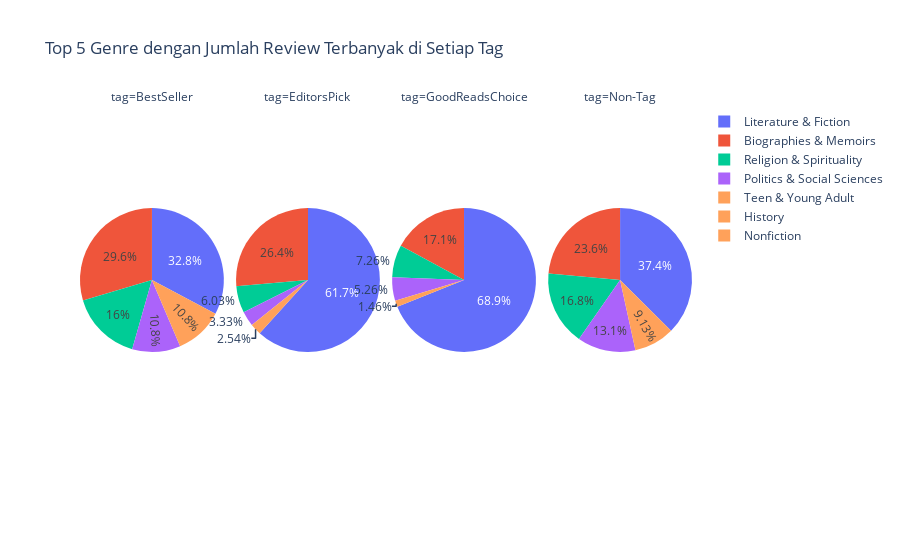

The cell this chart's notebook holds for it:
### Markdown cell above
Saya memilih pie chart untuk menjelaskan distribusi jumlah review berdasarkan genre karena visualisasi ini efektif dalam menunjukkan proporsi setiap genre terhadap total review di setiap tag. Pie chart memudahkan perbandingan antara genre dengan jelas, sehingga pembaca dapat dengan cepat memahami kontribusi masing-masing genre tanpa harus menganalisis angka secara mendetail. Selain itu, kesederhanaan pie chart menjadikannya mudah dipahami oleh berbagai audiens, menjadikan informasi lebih jelas dan menarik.

### Code cell
# Menentukan kategori tag
df['tag'] = 'Non-Tag'
df.loc[df['isBestSeller'], 'tag'] = 'BestSeller'
df.loc[df['isEditorsPick'], 'tag'] = 'EditorsPick'
df.loc[df['isGoodReadsChoice'], 'tag'] = 'GoodReadsChoice'

# Menghitung total jumlah review untuk setiap genre di setiap tag
genre_review_summary = df.groupby(['tag', 'category_name'])['reviews'].sum().reset_index()

# Mengambil top 5 genre dengan jumlah review terbanyak untuk setiap tag
top_5_genre_reviews = genre_review_summary.groupby('tag', as_index=False).apply(lambda x: x.nlargest(5, 'reviews')).reset_index(drop=True)

# Plotting pie chart untuk komposisi top 5 genre berdasarkan jumlah review
fig_pie = px.pie(
    top_5_genre_reviews,
    values='reviews',
    names='category_name',
    title='Top 5 Genre dengan Jumlah Review Terbanyak di Setiap Tag',
    color='category_name',  # Membedakan warna berdasarkan genre
    template='plotly_white',
    facet_col='tag'  # Memisahkan pie chart untuk setiap tag
)

# Menampilkan pie chart
fig_pie.show()

### Figure 1 — Plotly figure (JSON) as saved in the notebook; plotly's stock layout.template omitted (floating-point values rounded to 4 significant figures)
{"data": [{"customdata": [["Literature & Fiction"], ["Biographies & Memoirs"], ["Religion & Spirituality"], ["Politics & Social Sciences"], ["Teen & Young Adult"]], "domain": {"x": [0, 0.235], "y": [0, 1]}, "hovertemplate": "tag=BestSeller<br>category_name=%{customdata[0]}<br>reviews=%{value}<extra></extra>", "labels": ["Literature & Fiction", "Biographies & Memoirs", "Religion & Spirituality", "Politics & Social Sciences", "Teen & Young Adult"], "legendgroup": "", "marker": {"colors": ["#636efa", "#EF553B", "#00cc96", "#ab63fa", "#FFA15A"]}, "name": "", "showlegend": true, "type": "pie", "values": [407556, 367792, 198958, 134928, 134391]}, {"customdata": [["Literature & Fiction"], ["Biographies & Memoirs"], ["Teen & Young Adult"], ["Politics & Social Sciences"], ["History"]], "domain": {"x": [0.255, 0.49], "y": [0, 1]}, "hovertemplate": "tag=EditorsPick<br>category_name=%{customdata[0]}<br>reviews=%{value}<extra></extra>", "labels": ["Literature & Fiction", "Biographies & Memoirs", "Teen & Young Adult", "Politics & Social Sciences", "History"], "legendgroup": "", "marker": {"colors": ["#636efa", "#EF553B", "#00cc96", "#ab63fa", "#FFA15A"]}, "name": "", "showlegend": true, "type": "pie", "values": [7055825, 3014803, 689555, 380588, 290823]}, {"customdata": [["Literature & Fiction"], ["Biographies & Memoirs"], ["Teen & Young Adult"], ["Politics & Social Sciences"], ["Nonfiction"]], "domain": {"x": [0.51, 0.745], "y": [0, 1]}, "hovertemplate": "tag=GoodReadsChoice<br>category_name=%{customdata[0]}<br>reviews=%{value}<extra></extra>", "labels": ["Literature & Fiction", "Biographies & Memoirs", "Teen & Young Adult", "Politics & Social Sciences", "Nonfiction"], "legendgroup": "", "marker": {"colors": ["#636efa", "#EF553B", "#00cc96", "#ab63fa", "#FFA15A"]}, "name": "", "showlegend": true, "type": "pie", "values": [2993059, 743060, 315305, 228582, 63315]}, {"customdata": [["Literature & Fiction"], ["Biographies & Memoirs"], ["Religion & Spirituality"], ["Politics & Social Sciences"], ["Teen & Young Adult"]], "domain": {"x": [0.765, 1.0], "y": [0, 1]}, "hovertemplate": "tag=Non-Tag<br>category_name=%{customdata[0]}<br>reviews=%{value}<extra></extra>", "labels": ["Literature & Fiction", "Biographies & Memoirs", "Religion & Spirituality", "Politics & Social Sciences", "Teen & Young Adult"], "legendgroup": "", "marker": {"colors": ["#636efa", "#EF553B", "#00cc96", "#ab63fa", "#FFA15A"]}, "name": "", "showlegend": true, "type": "pie", "values": [5396750, 3394644, 2415464, 1889081, 1315484]}], "layout": {"annotations": [{"font": {}, "showarrow": false, "text": "tag=BestSeller", "x": 0.1175, "xanchor": "center", "xref": "paper", "y": 1, "yanchor": "bottom", "yref": "paper"}, {"font": {}, "showarrow": false, "text": "tag=EditorsPick", "x": 0.3725, "xanchor": "center", "xref": "paper", "y": 1, "yanchor": "bottom", "yref": "paper"}, {"font": {}, "showarrow": false, "text": "tag=GoodReadsChoice", "x": 0.6275, "xanchor": "center", "xref": "paper", "y": 1, "yanchor": "bottom", "yref": "paper"}, {"font": {}, "showarrow": false, "text": "tag=Non-Tag", "x": 0.8825, "xanchor": "center", "xref": "paper", "y": 1, "yanchor": "bottom", "yref": "paper"}], "legend": {"tracegroupgap": 0}, "title": {"text": "Top 5 Genre dengan Jumlah Review Terbanyak di Setiap Tag"}}}
